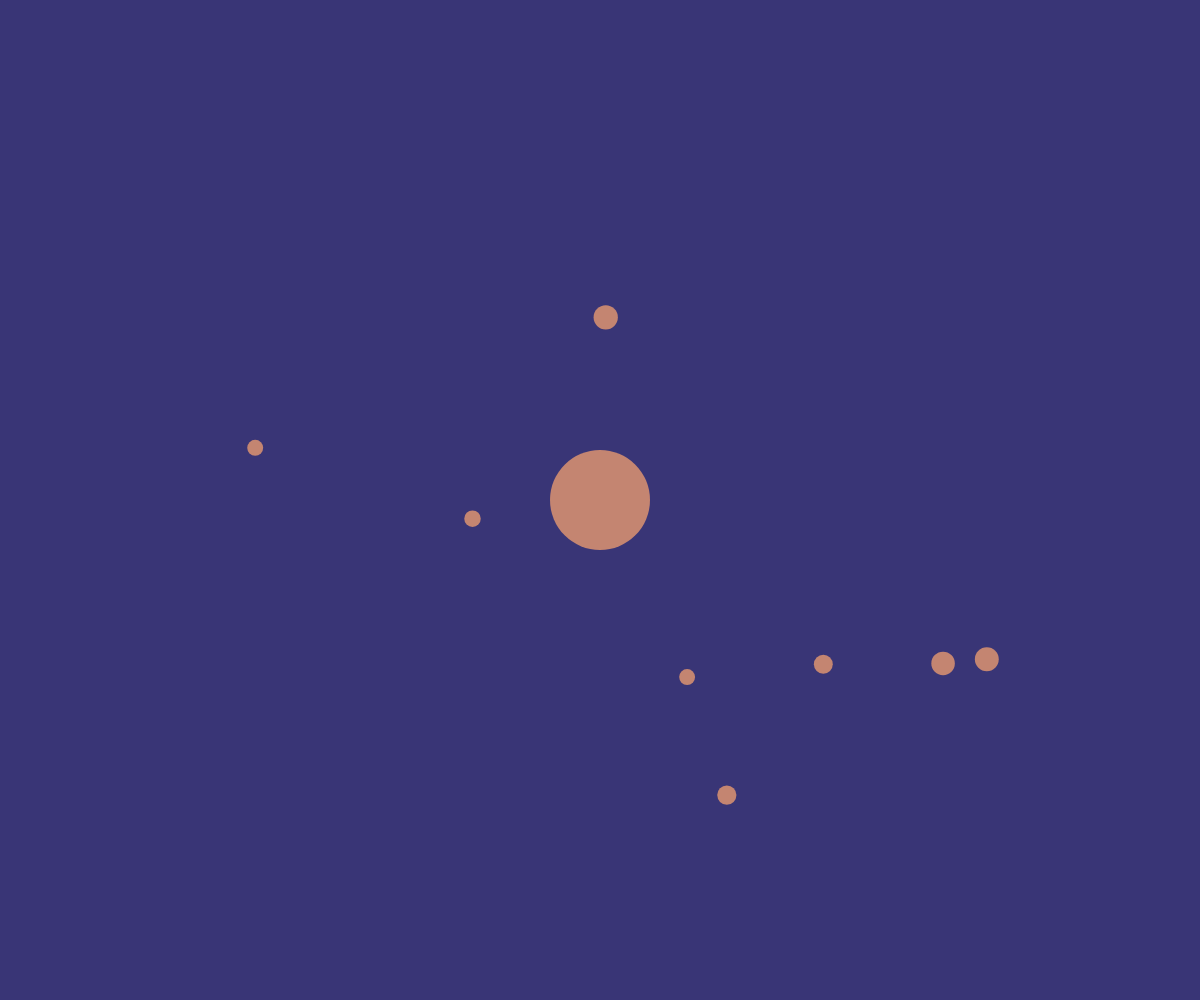
Frame 1 (no input)
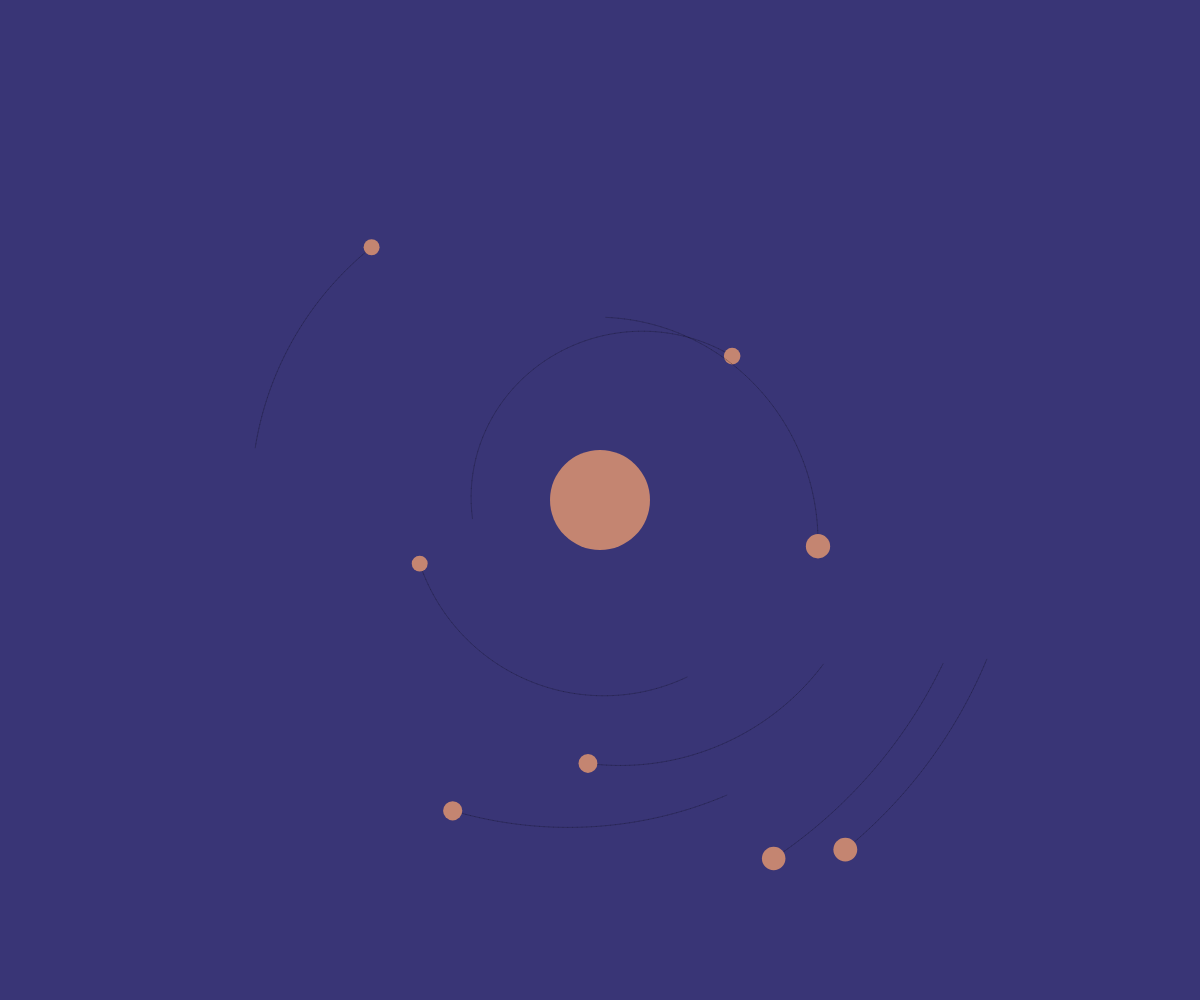
Frame 60 (no input)
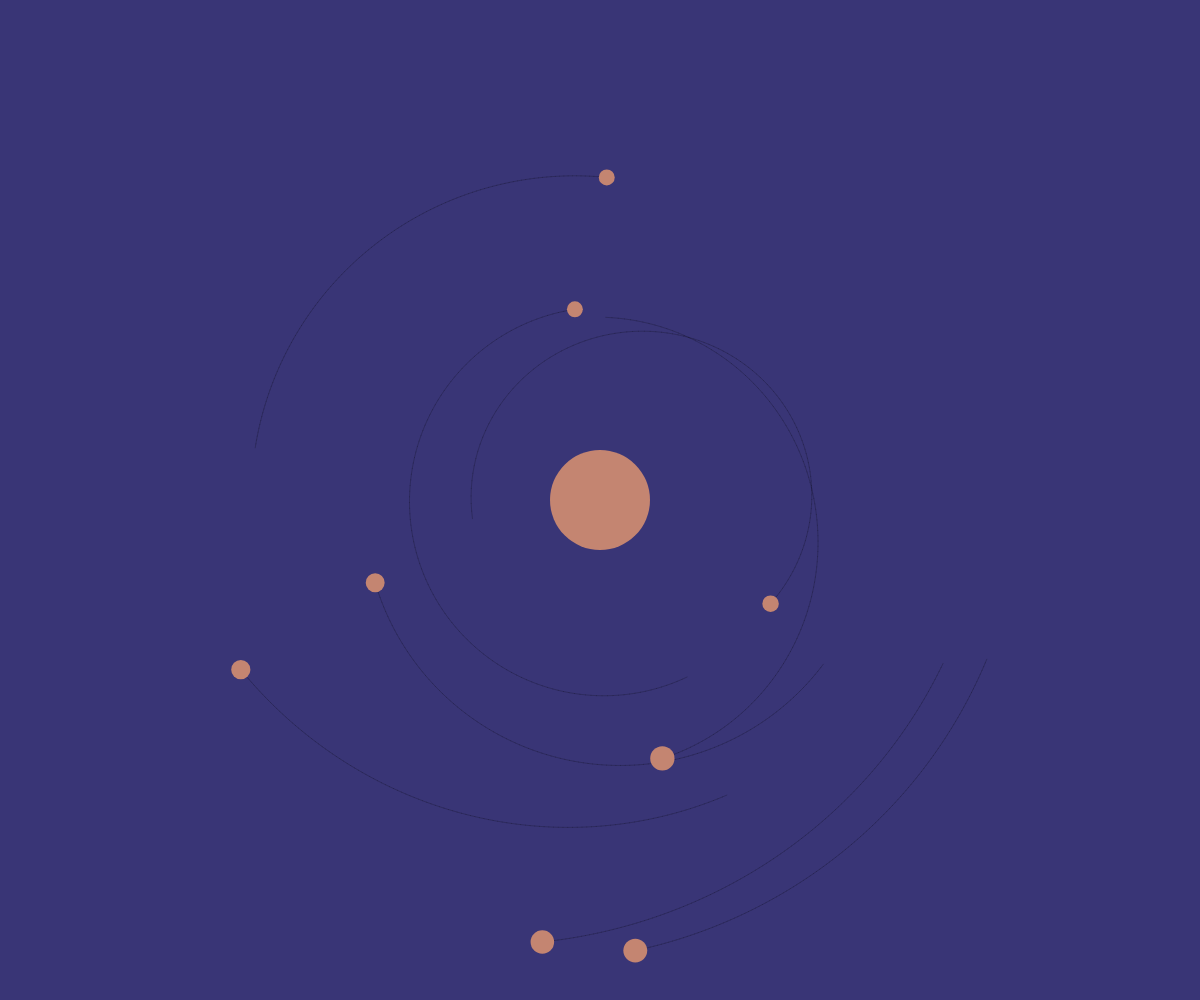
Frame 120 (the mouse pressed at the canvas centre since frame 60)

The p5.js sketch that drew these frames (run headless with seeded random() and noise() and a simulated clock; from frame 60 on, the mouse is pressed at the canvas centre):

// p5.js sketch
// ── sketch.js
let planets = []
let sun
let numPlanets = 8
let G = 120
let destabilise = 0.15

function setup() {
  createCanvas(windowWidth,windowHeight)
  sun = new Body(50,createVector(0,0),createVector(0,0))

    // Initialise the planets
  for (let i = 0; i < numPlanets; i++) {
    let mass = random(5, 15)
    let radius = random(sun.d, min(windowWidth/2,windowHeight/2))
    let angle = random(0, TWO_PI)
    let planetPos = createVector(radius * cos(angle), radius * sin(angle))

    // Find direction of orbit and set velocity
    let planetVel = planetPos.copy()
    if (random(1) < 0.1) planetVel.rotate(-HALF_PI)
    else planetVel.rotate(HALF_PI)  // Direction of orbit
    planetVel.normalize()
    planetVel.mult( sqrt((G * sun.mass)/(radius)) ) // Circular orbit velocity
    planetVel.mult( random( 1-destabilise, 1+destabilise) ) // create elliptical orbit

    planets.push( new Body(mass, planetPos, planetVel) )
  }
}

function draw() {
  background(57,53,118)
  translate(width/2, height/2)
  for (let i = numPlanets-1; i >= 0; i--) {
    sun.attract(planets[i])
    planets[i].move()
    planets[i].show()
  }
  sun.show()
}


function Body(_mass, _pos, _vel){
  this.mass = _mass
  this.pos = _pos
  this.vel = _vel
  this.d = this.mass*2
  this.thetaInit = 0
  this.path = []
  this.pathLen = Infinity

  this.show = function() {
    stroke(0,50)
    for (let i = 0; i < this.path.length-2; i++) {
      line(this.path[i].x, this.path[i].y, this.path[i+1].x, this.path[i+1].y,)
    }
    fill(196,133,113); noStroke()
    ellipse(this.pos.x, this.pos.y, this.d, this.d)
  }


  this.move = function() {
    this.pos.x += this.vel.x
    this.pos.y += this.vel.y
    this.path.push(createVector(this.pos.x,this.pos.y))
    if (this.path.length > 200) this.path.splice(0,1)
  }

  this.applyForce = function(f) {
    this.vel.x += f.x / this.mass
    this.vel.y += f.y / this.mass
  }

  this.attract = function(child) {
    let r = dist(this.pos.x, this.pos.y, child.pos.x, child.pos.y)
    let f = (this.pos.copy()).sub(child.pos)
    f.setMag( (G * this.mass * child.mass)/(r * r) )
    child.applyForce(f)
  }

}
